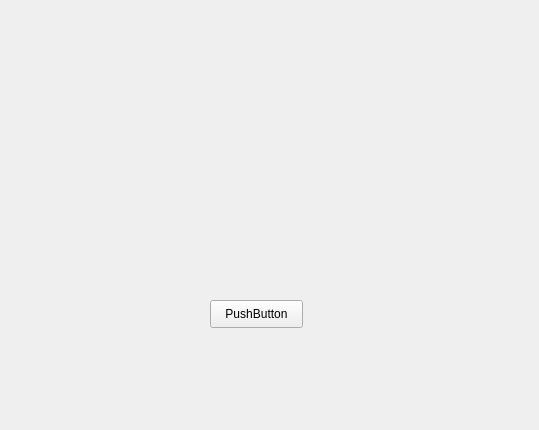
<?xml version="1.0" encoding="UTF-8"?>
<ui version="4.0">
 <class>helpWindow</class>
 <widget class="QMainWindow" name="helpWindow">
  <property name="geometry">
   <rect>
    <x>0</x>
    <y>0</y>
    <width>539</width>
    <height>430</height>
   </rect>
  </property>
  <property name="windowTitle">
   <string>MainWindow</string>
  </property>
  <widget class="QWidget" name="centralwidget">
   <widget class="QPushButton" name="pushButton">
    <property name="geometry">
     <rect>
      <x>210</x>
      <y>300</y>
      <width>93</width>
      <height>28</height>
     </rect>
    </property>
    <property name="text">
     <string>PushButton</string>
    </property>
   </widget>
  </widget>
 </widget>
 <resources/>
 <connections/>
</ui>
